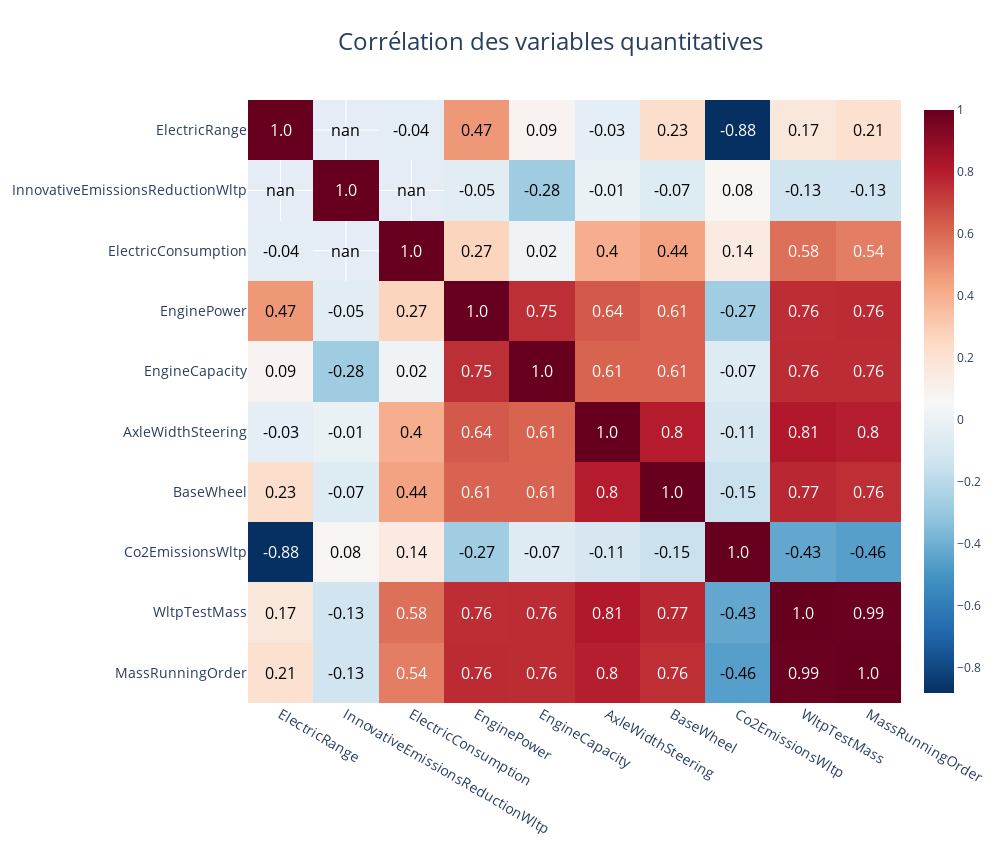

The cell this chart's notebook holds for it:
### Code cell
co2.viz.plot_heatmap(df.drop(columns=['ID', 'FuelConsumption', 'Month']))

### Figure 1 — Plotly figure (JSON) as saved in the notebook; plotly's stock layout.template omitted (floating-point values rounded to 4 significant figures)
{"data": [{"colorscale": [[0, "rgb(5,48,97)"], [0.1, "rgb(33,102,172)"], [0.2, "rgb(67,147,195)"], [0.3, "rgb(146,197,222)"], [0.4, "rgb(209,229,240)"], [0.5, "rgb(247,247,247)"], [0.6, "rgb(253,219,199)"], [0.7, "rgb(244,165,130)"], [0.8, "rgb(214,96,77)"], [0.9, "rgb(178,24,43)"], [1, "rgb(103,0,31)"]], "type": "heatmap", "x": ["MassRunningOrder", "WltpTestMass", "Co2EmissionsWltp", "BaseWheel", "AxleWidthSteering", "EngineCapacity", "EnginePower", "ElectricConsumption", "InnovativeEmissionsReductionWltp", "ElectricRange"], "y": ["MassRunningOrder", "WltpTestMass", "Co2EmissionsWltp", "BaseWheel", "AxleWidthSteering", "EngineCapacity", "EnginePower", "ElectricConsumption", "InnovativeEmissionsReductionWltp", "ElectricRange"], "z": [[1, 0.9908, -0.4602, 0.7553, 0.7953, 0.7605, 0.7616, 0.5407, -0.1285, 0.207], [0.9908, 1, -0.4304, 0.7729, 0.8133, 0.7606, 0.7567, 0.5801, -0.1313, 0.167], [-0.4602, -0.4304, 1, -0.1477, -0.1051, -0.06658, -0.2732, 0.1441, 0.08222, -0.8826], [0.7553, 0.7729, -0.1477, 1, 0.8024, 0.6141, 0.6144, 0.4401, -0.06975, 0.2252], [0.7953, 0.8133, -0.1051, 0.8024, 1, 0.6125, 0.6379, 0.4033, -0.006541, -0.03473], [0.7605, 0.7606, -0.06658, 0.6141, 0.6125, 1, 0.7522, 0.02177, -0.2761, 0.08683], [0.7616, 0.7567, -0.2732, 0.6144, 0.6379, 0.7522, 1, 0.2686, -0.0505, 0.471], [0.5407, 0.5801, 0.1441, 0.4401, 0.4033, 0.02177, 0.2686, 1, null, -0.04239], [-0.1285, -0.1313, 0.08222, -0.06975, -0.006541, -0.2761, -0.0505, null, 1, null], [0.207, 0.167, -0.8826, 0.2252, -0.03473, 0.08683, 0.471, -0.04239, null, 1]]}], "layout": {"annotations": [{"font": {"color": "white", "size": 16}, "showarrow": false, "text": "1.0", "x": "MassRunningOrder", "y": "MassRunningOrder"}, {"font": {"color": "white", "size": 16}, "showarrow": false, "text": "0.99", "x": "WltpTestMass", "y": "MassRunningOrder"}, {"font": {"color": "black", "size": 16}, "showarrow": false, "text": "-0.46", "x": "Co2EmissionsWltp", "y": "MassRunningOrder"}, {"font": {"color": "white", "size": 16}, "showarrow": false, "text": "0.76", "x": "BaseWheel", "y": "MassRunningOrder"}, {"font": {"color": "white", "size": 16}, "showarrow": false, "text": "0.8", "x": "AxleWidthSteering", "y": "MassRunningOrder"}, {"font": {"color": "white", "size": 16}, "showarrow": false, "text": "0.76", "x": "EngineCapacity", "y": "MassRunningOrder"}, {"font": {"color": "white", "size": 16}, "showarrow": false, "text": "0.76", "x": "EnginePower", "y": "MassRunningOrder"}, {"font": {"color": "white", "size": 16}, "showarrow": false, "text": "0.54", "x": "ElectricConsumption", "y": "MassRunningOrder"}, {"font": {"color": "black", "size": 16}, "showarrow": false, "text": "-0.13", "x": "InnovativeEmissionsReductionWltp", "y": "MassRunningOrder"}, {"font": {"color": "black", "size": 16}, "showarrow": false, "text": "0.21", "x": "ElectricRange", "y": "MassRunningOrder"}, {"font": {"color": "white", "size": 16}, "showarrow": false, "text": "0.99", "x": "MassRunningOrder", "y": "WltpTestMass"}, {"font": {"color": "white", "size": 16}, "showarrow": false, "text": "1.0", "x": "WltpTestMass", "y": "WltpTestMass"}, {"font": {"color": "black", "size": 16}, "showarrow": false, "text": "-0.43", "x": "Co2EmissionsWltp", "y": "WltpTestMass"}, {"font": {"color": "white", "size": 16}, "showarrow": false, "text": "0.77", "x": "BaseWheel", "y": "WltpTestMass"}, {"font": {"color": "white", "size": 16}, "showarrow": false, "text": "0.81", "x": "AxleWidthSteering", "y": "WltpTestMass"}, {"font": {"color": "white", "size": 16}, "showarrow": false, "text": "0.76", "x": "EngineCapacity", "y": "WltpTestMass"}, {"font": {"color": "white", "size": 16}, "showarrow": false, "text": "0.76", "x": "EnginePower", "y": "WltpTestMass"}, {"font": {"color": "white", "size": 16}, "showarrow": false, "text": "0.58", "x": "ElectricConsumption", "y": "WltpTestMass"}, {"font": {"color": "black", "size": 16}, "showarrow": false, "text": "-0.13", "x": "InnovativeEmissionsReductionWltp", "y": "WltpTestMass"}, {"font": {"color": "black", "size": 16}, "showarrow": false, "text": "0.17", "x": "ElectricRange", "y": "WltpTestMass"}, {"font": {"color": "black", "size": 16}, "showarrow": false, "text": "-0.46", "x": "MassRunningOrder", "y": "Co2EmissionsWltp"}, {"font": {"color": "black", "size": 16}, "showarrow": false, "text": "-0.43", "x": "WltpTestMass", "y": "Co2EmissionsWltp"}, {"font": {"color": "white", "size": 16}, "showarrow": false, "text": "1.0", "x": "Co2EmissionsWltp", "y": "Co2EmissionsWltp"}, {"font": {"color": "black", "size": 16}, "showarrow": false, "text": "-0.15", "x": "BaseWheel", "y": "Co2EmissionsWltp"}, {"font": {"color": "black", "size": 16}, "showarrow": false, "text": "-0.11", "x": "AxleWidthSteering", "y": "Co2EmissionsWltp"}, {"font": {"color": "black", "size": 16}, "showarrow": false, "text": "-0.07", "x": "EngineCapacity", "y": "Co2EmissionsWltp"}, {"font": {"color": "black", "size": 16}, "showarrow": false, "text": "-0.27", "x": "EnginePower", "y": "Co2EmissionsWltp"}, {"font": {"color": "black", "size": 16}, "showarrow": false, "text": "0.14", "x": "ElectricConsumption", "y": "Co2EmissionsWltp"}, {"font": {"color": "black", "size": 16}, "showarrow": false, "text": "0.08", "x": "InnovativeEmissionsReductionWltp", "y": "Co2EmissionsWltp"}, {"font": {"color": "white", "size": 16}, "showarrow": false, "text": "-0.88", "x": "ElectricRange", "y": "Co2EmissionsWltp"}, {"font": {"color": "white", "size": 16}, "showarrow": false, "text": "0.76", "x": "MassRunningOrder", "y": "BaseWheel"}, {"font": {"color": "white", "size": 16}, "showarrow": false, "text": "0.77", "x": "WltpTestMass", "y": "BaseWheel"}, {"font": {"color": "black", "size": 16}, "showarrow": false, "text": "-0.15", "x": "Co2EmissionsWltp", "y": "BaseWheel"}, {"font": {"color": "white", "size": 16}, "showarrow": false, "text": "1.0", "x": "BaseWheel", "y": "BaseWheel"}, {"font": {"color": "white", "size": 16}, "showarrow": false, "text": "0.8", "x": "AxleWidthSteering", "y": "BaseWheel"}, {"font": {"color": "white", "size": 16}, "showarrow": false, "text": "0.61", "x": "EngineCapacity", "y": "BaseWheel"}, {"font": {"color": "white", "size": 16}, "showarrow": false, "text": "0.61", "x": "EnginePower", "y": "BaseWheel"}, {"font": {"color": "black", "size": 16}, "showarrow": false, "text": "0.44", "x": "ElectricConsumption", "y": "BaseWheel"}, {"font": {"color": "black", "size": 16}, "showarrow": false, "text": "-0.07", "x": "InnovativeEmissionsReductionWltp", "y": "BaseWheel"}, {"font": {"color": "black", "size": 16}, "showarrow": false, "text": "0.23", "x": "ElectricRange", "y": "BaseWheel"}, {"font": {"color": "white", "size": 16}, "showarrow": false, "text": "0.8", "x": "MassRunningOrder", "y": "AxleWidthSteering"}, {"font": {"color": "white", "size": 16}, "showarrow": false, "text": "0.81", "x": "WltpTestMass", "y": "AxleWidthSteering"}, {"font": {"color": "black", "size": 16}, "showarrow": false, "text": "-0.11", "x": "Co2EmissionsWltp", "y": "AxleWidthSteering"}, {"font": {"color": "white", "size": 16}, "showarrow": false, "text": "0.8", "x": "BaseWheel", "y": "AxleWidthSteering"}, {"font": {"color": "white", "size": 16}, "showarrow": false, "text": "1.0", "x": "AxleWidthSteering", "y": "AxleWidthSteering"}, {"font": {"color": "white", "size": 16}, "showarrow": false, "text": "0.61", "x": "EngineCapacity", "y": "AxleWidthSteering"}, {"font": {"color": "white", "size": 16}, "showarrow": false, "text": "0.64", "x": "EnginePower", "y": "AxleWidthSteering"}, {"font": {"color": "black", "size": 16}, "showarrow": false, "text": "0.4", "x": "ElectricConsumption", "y": "AxleWidthSteering"}, {"font": {"color": "black", "size": 16}, "showarrow": false, "text": "-0.01", "x": "InnovativeEmissionsReductionWltp", "y": "AxleWidthSteering"}, {"font": {"color": "black", "size": 16}, "showarrow": false, "text": "-0.03", "x": "ElectricRange", "y": "AxleWidthSteering"}, {"font": {"color": "white", "size": 16}, "showarrow": false, "text": "0.76", "x": "MassRunningOrder", "y": "EngineCapacity"}, {"font": {"color": "white", "size": 16}, "showarrow": false, "text": "0.76", "x": "WltpTestMass", "y": "EngineCapacity"}, {"font": {"color": "black", "size": 16}, "showarrow": false, "text": "-0.07", "x": "Co2EmissionsWltp", "y": "EngineCapacity"}, {"font": {"color": "white", "size": 16}, "showarrow": false, "text": "0.61", "x": "BaseWheel", "y": "EngineCapacity"}, {"font": {"color": "white", "size": 16}, "showarrow": false, "text": "0.61", "x": "AxleWidthSteering", "y": "EngineCapacity"}, {"font": {"color": "white", "size": 16}, "showarrow": false, "text": "1.0", "x": "EngineCapacity", "y": "EngineCapacity"}, {"font": {"color": "white", "size": 16}, "showarrow": false, "text": "0.75", "x": "EnginePower", "y": "EngineCapacity"}, {"font": {"color": "black", "size": 16}, "showarrow": false, "text": "0.02", "x": "ElectricConsumption", "y": "EngineCapacity"}, {"font": {"color": "black", "size": 16}, "showarrow": false, "text": "-0.28", "x": "InnovativeEmissionsReductionWltp", "y": "EngineCapacity"}, {"font": {"color": "black", "size": 16}, "showarrow": false, "text": "0.09", "x": "ElectricRange", "y": "EngineCapacity"}, {"font": {"color": "white", "size": 16}, "showarrow": false, "text": "0.76", "x": "MassRunningOrder", "y": "EnginePower"}, {"font": {"color": "white", "size": 16}, "showarrow": false, "text": "0.76", "x": "WltpTestMass", "y": "EnginePower"}, {"font": {"color": "black", "size": 16}, "showarrow": false, "text": "-0.27", "x": "Co2EmissionsWltp", "y": "EnginePower"}, {"font": {"color": "white", "size": 16}, "showarrow": false, "text": "0.61", "x": "BaseWheel", "y": "EnginePower"}, {"font": {"color": "white", "size": 16}, "showarrow": false, "text": "0.64", "x": "AxleWidthSteering", "y": "EnginePower"}, {"font": {"color": "white", "size": 16}, "showarrow": false, "text": "0.75", "x": "EngineCapacity", "y": "EnginePower"}, {"font": {"color": "white", "size": 16}, "showarrow": false, "text": "1.0", "x": "EnginePower", "y": "EnginePower"}, {"font": {"color": "black", "size": 16}, "showarrow": false, "text": "0.27", "x": "ElectricConsumption", "y": "EnginePower"}, {"font": {"color": "black", "size": 16}, "showarrow": false, "text": "-0.05", "x": "InnovativeEmissionsReductionWltp", "y": "EnginePower"}, {"font": {"color": "black", "size": 16}, "showarrow": false, "text": "0.47", "x": "ElectricRange", "y": "EnginePower"}, {"font": {"color": "white", "size": 16}, "showarrow": false, "text": "0.54", "x": "MassRunningOrder", "y": "ElectricConsumption"}, {"font": {"color": "white", "size": 16}, "showarrow": false, "text": "0.58", "x": "WltpTestMass", "y": "ElectricConsumption"}, {"font": {"color": "black", "size": 16}, "showarrow": false, "text": "0.14", "x": "Co2EmissionsWltp", "y": "ElectricConsumption"}, {"font": {"color": "black", "size": 16}, "showarrow": false, "text": "0.44", "x": "BaseWheel", "y": "ElectricConsumption"}, {"font": {"color": "black", "size": 16}, "showarrow": false, "text": "0.4", "x": "AxleWidthSteering", "y": "ElectricConsumption"}, {"font": {"color": "black", "size": 16}, "showarrow": false, "text": "0.02", "x": "EngineCapacity", "y": "ElectricConsumption"}, {"font": {"color": "black", "size": 16}, "showarrow": false, "text": "0.27", "x": "EnginePower", "y": "ElectricConsumption"}, {"font": {"color": "white", "size": 16}, "showarrow": false, "text": "1.0", "x": "ElectricConsumption", "y": "ElectricConsumption"}, {"font": {"color": "black", "size": 16}, "showarrow": false, "text": "nan", "x": "InnovativeEmissionsReductionWltp", "y": "ElectricConsumption"}, {"font": {"color": "black", "size": 16}, "showarrow": false, "text": "-0.04", "x": "ElectricRange", "y": "ElectricConsumption"}, {"font": {"color": "black", "size": 16}, "showarrow": false, "text": "-0.13", "x": "MassRunningOrder", "y": "InnovativeEmissionsReductionWltp"}, {"font": {"color": "black", "size": 16}, "showarrow": false, "text": "-0.13", "x": "WltpTestMass", "y": "InnovativeEmissionsReductionWltp"}, {"font": {"color": "black", "size": 16}, "showarrow": false, "text": "0.08", "x": "Co2EmissionsWltp", "y": "InnovativeEmissionsReductionWltp"}, {"font": {"color": "black", "size": 16}, "showarrow": false, "text": "-0.07", "x": "BaseWheel", "y": "InnovativeEmissionsReductionWltp"}, {"font": {"color": "black", "size": 16}, "showarrow": false, "text": "-0.01", "x": "AxleWidthSteering", "y": "InnovativeEmissionsReductionWltp"}, {"font": {"color": "black", "size": 16}, "showarrow": false, "text": "-0.28", "x": "EngineCapacity", "y": "InnovativeEmissionsReductionWltp"}, {"font": {"color": "black", "size": 16}, "showarrow": false, "text": "-0.05", "x": "EnginePower", "y": "InnovativeEmissionsReductionWltp"}, {"font": {"color": "black", "size": 16}, "showarrow": false, "text": "nan", "x": "ElectricConsumption", "y": "InnovativeEmissionsReductionWltp"}, {"font": {"color": "white", "size": 16}, "showarrow": false, "text": "1.0", "x": "InnovativeEmissionsReductionWltp", "y": "InnovativeEmissionsReductionWltp"}, {"font": {"color": "black", "size": 16}, "showarrow": false, "text": "nan", "x": "ElectricRange", "y": "InnovativeEmissionsReductionWltp"}, {"font": {"color": "black", "size": 16}, "showarrow": false, "text": "0.21", "x": "MassRunningOrder", "y": "ElectricRange"}, {"font": {"color": "black", "size": 16}, "showarrow": false, "text": "0.17", "x": "WltpTestMass", "y": "ElectricRange"}, {"font": {"color": "white", "size": 16}, "showarrow": false, "text": "-0.88", "x": "Co2EmissionsWltp", "y": "ElectricRange"}, {"font": {"color": "black", "size": 16}, "showarrow": false, "text": "0.23", "x": "BaseWheel", "y": "ElectricRange"}, {"font": {"color": "black", "size": 16}, "showarrow": false, "text": "-0.03", "x": "AxleWidthSteering", "y": "ElectricRange"}, {"font": {"color": "black", "size": 16}, "showarrow": false, "text": "0.09", "x": "EngineCapacity", "y": "ElectricRange"}, {"font": {"color": "black", "size": 16}, "showarrow": false, "text": "0.47", "x": "EnginePower", "y": "ElectricRange"}, {"font": {"color": "black", "size": 16}, "showarrow": false, "text": "-0.04", "x": "ElectricConsumption", "y": "ElectricRange"}, {"font": {"color": "black", "size": 16}, "showarrow": false, "text": "nan", "x": "InnovativeEmissionsReductionWltp", "y": "ElectricRange"}, {"font": {"color": "white", "size": 16}, "showarrow": false, "text": "1.0", "x": "ElectricRange", "y": "ElectricRange"}], "autosize": false, "height": 850, "title": {"font": {"size": 24}, "text": "Corrélation des variables quantitatives", "x": 0.55}, "width": 1000, "xaxis": {"autorange": "reversed", "tickfont": {"size": 14}}, "yaxis": {"tickfont": {"size": 14}}}}
